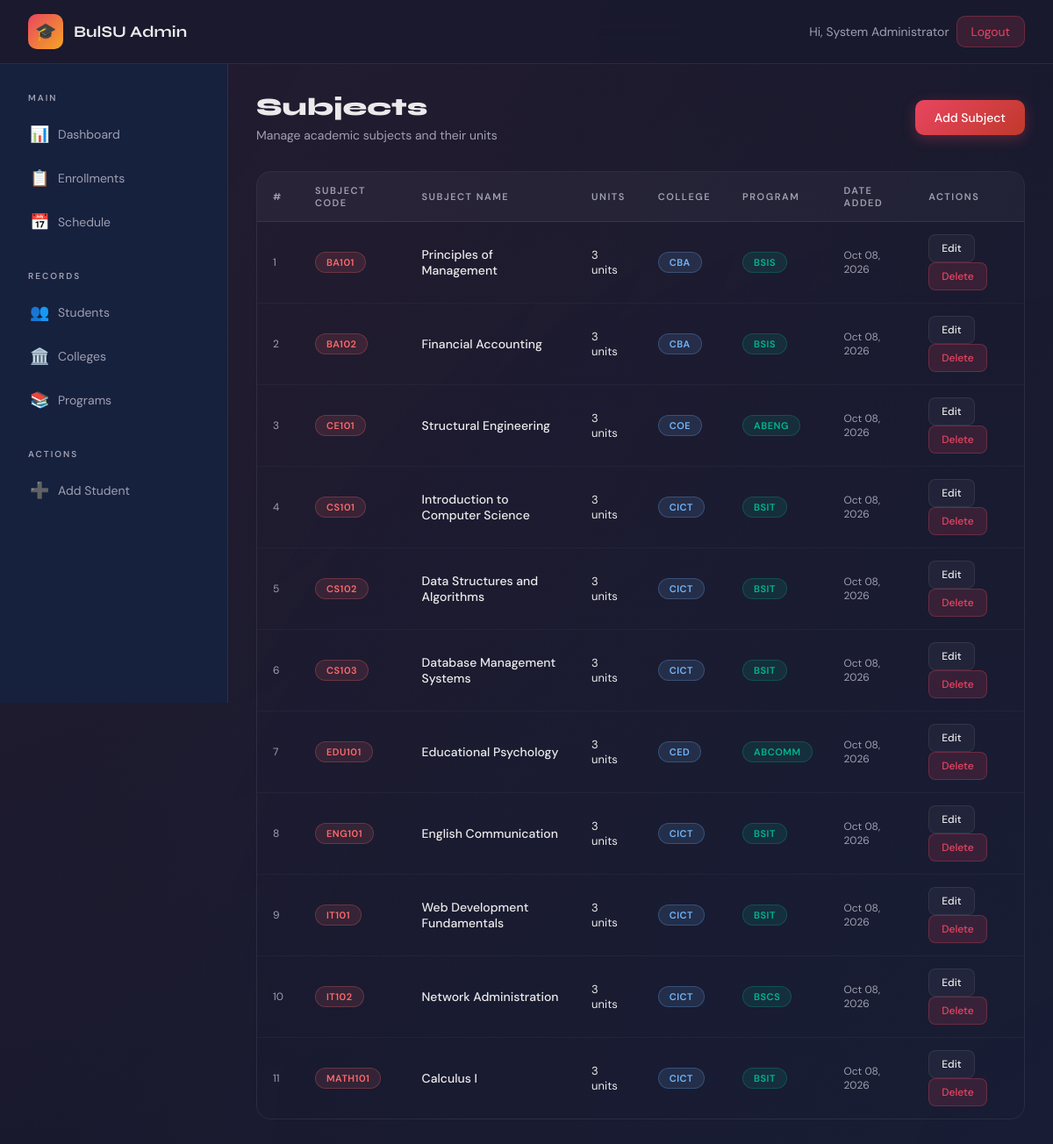
/admin/subjects.php (signed in), run on the app's committed database.
### tables this page shows
CREATE TABLE IF NOT EXISTS subjects (
    id INT AUTO_INCREMENT PRIMARY KEY,
    subject_code VARCHAR(20) NOT NULL,
    subject_name VARCHAR(150) NOT NULL,
    units INT NOT NULL DEFAULT 3,
    program_id INT,
    college_id INT,
    created_at TIMESTAMP DEFAULT CURRENT_TIMESTAMP,
    FOREIGN KEY (program_id) REFERENCES programs(id) ON DELETE CASCADE,
    FOREIGN KEY (college_id) REFERENCES colleges(id) ON DELETE CASCADE,
    UNIQUE KEY unique_subject_program (subject_code, program_id)
);

CREATE TABLE IF NOT EXISTS colleges (
    id INT AUTO_INCREMENT PRIMARY KEY,
    college_code VARCHAR(20) NOT NULL UNIQUE,
    college_name VARCHAR(150) NOT NULL,
    created_at TIMESTAMP DEFAULT CURRENT_TIMESTAMP
);

CREATE TABLE IF NOT EXISTS programs (
    id INT AUTO_INCREMENT PRIMARY KEY,
    program_code VARCHAR(20) NOT NULL UNIQUE,
    program_name VARCHAR(150) NOT NULL,
    college_id INT,
    created_at TIMESTAMP DEFAULT CURRENT_TIMESTAMP,
    FOREIGN KEY (college_id) REFERENCES colleges(id) ON DELETE SET NULL
);

### admin/subjects.php (the view, shortened to what this page needs)
<?php
$conn = getConnection();
$conn->query("CREATE TABLE IF NOT EXISTS subjects (
    id INT AUTO_INCREMENT PRIMARY KEY,
    subject_code VARCHAR(20) NOT NULL,
    subject_name VARCHAR(150) NOT NULL,
    units INT NOT NULL DEFAULT 3,
    program_id INT,
    college_id INT,
    created_at TIMESTAMP DEFAULT CURRENT_TIMESTAMP,
    FOREIGN KEY (program_id) REFERENCES programs(id) ON DELETE CASCADE,
    FOREIGN KEY (college_id) REFERENCES colleges(id) ON DELETE CASCADE,
    UNIQUE KEY unique_subject_program (subject_code, program_id)
)");
$subjects = $conn->query("
    SELECT s.*, p.program_name, p.program_code, c.college_name, c.college_code
    FROM subjects s
    LEFT JOIN programs p ON s.program_id = p.id
    LEFT JOIN colleges c ON s.college_id = c.id
    ORDER BY s.subject_code ASC
");
$rows = [];
while ($r = $subjects->fetch_assoc()) $rows[] = $r;
?>
<!DOCTYPE html>
<html lang="en">
<head>
<link rel="stylesheet" href="/enrollment_system/assets/css/style.css">
</head>
<body>
<div class="wrapper">
    <nav class="navbar">
        <a href="/enrollment_system/index.php" class="navbar-brand"><div class="logo-icon">🎓</div><span>BulSU Admin</span></a>
        <div class="navbar-nav">
            <span style="color:var(--text-muted);font-size:14px">Hi, <?= htmlspecialchars($_SESSION['admin_name'] ?? 'Admin') ?></span>
            <a href="/enrollment_system/admin/logout.php" class="nav-link btn-danger">Logout</a>
        </div>
    </nav>
    <div class="layout">
        <aside class="sidebar">
            <div class="sidebar-section">
                <div class="sidebar-label">Main</div>
                <a href="/enrollment_system/admin/dashboard.php" class="sidebar-link"><span class="icon">📊</span> Dashboard</a>
                <a href="/enrollment_system/admin/enrollments.php" class="sidebar-link"><span class="icon">📋</span> Enrollments</a>
                <a href="/enrollment_system/admin/schedules.php" class="sidebar-link"><span class="icon">📅</span> Schedule</a>
            </div>
            <div class="sidebar-section">
                <div class="sidebar-label">Records</div>
                <a href="/enrollment_system/admin/students.php" class="sidebar-link"><span class="icon">👥</span> Students</a>
                <a href="/enrollment_system/admin/colleges.php" class="sidebar-link"><span class="icon">🏛️</span> Colleges</a>
                <a href="/enrollment_system/admin/programs.php" class="sidebar-link"><span class="icon">📚</span> Programs</a>
            </div>
            <div class="sidebar-section">
                <div class="sidebar-label">Actions</div>
                <a href="/enrollment_system/admin/add_student.php" class="sidebar-link"><span class="icon">➕</span> Add Student</a>
            </div>
        </aside>
        <main class="main-content">
            <div class="page-header" style="display:flex;align-items:center;justify-content:space-between">
                <div>
                    <h1>Subjects</h1>
                    <p>Manage academic subjects and their units</p>
                </div>
                <button class="btn btn-primary" onclick="openAdd()">Add Subject</button>
            </div>
            <div class="table-wrapper">
                <table>
                    <thead>
                        <tr>
                            <th>#</th>
                            <th>Subject Code</th>
                            <th>Subject Name</th>
                            <th>Units</th>
                            <th>College</th>
                            <th>Program</th>
                            <th>Date Added</th>
                            <th>Actions</th>
                        </tr>
                    </thead>
                    <tbody id="subjectTable">
                    <?php foreach ($rows as $i => $s): ?>
                    <tr id="subj-row-<?= $s['id'] ?>">
                        <td style="color:var(--text-muted);font-size:12px"><?= $i+1 ?></td>
                        <td><span class="badge" style="background:rgba(255,107,107,0.12);color:#ff6b6b;border:1px solid rgba(255,107,107,0.25)"><?= htmlspecialchars($s['subject_code']) ?></span></td>
                        <td style="font-weight:500"><?= htmlspecialchars($s['subject_name']) ?></td>
                        <td style="font-size:13px"><?= $s['units'] ?> units</td>
                        <td>
                            <?php if ($s['college_code']): ?>
                            <span class="badge" style="background:rgba(116,185,255,0.12);color:#74b9ff;border:1px solid rgba(116,185,255,0.25)"><?= htmlspecialchars($s['college_code']) ?></span>
                            <?php else: ?><span style="color:var(--text-muted)">—</span><?php endif; ?>
                        </td>
                        <td>
                            <?php if ($s['program_code']): ?>
                            <span class="badge" style="background:rgba(0,184,148,0.12);color:var(--green);border:1px solid rgba(0,184,148,0.25)"><?= htmlspecialchars($s['program_code']) ?></span>
                            <?php else: ?><span style="color:var(--text-muted)">—</span><?php endif; ?>
                        </td>
                        <td style="color:var(--text-muted);font-size:12px"><?= date('M d, Y', strtotime($s['created_at'])) ?></td>
                        <td>
                            <button class="btn btn-ghost btn-sm" onclick="openEdit(<?= $s['id'] ?>, '<?= addslashes($s['subject_code']) ?>', '<?= addslashes($s['subject_name']) ?>', <?= $s['units'] ?>, <?= $s['college_id'] ?? 0 ?>, <?= $s['program_id'] ?? 0 ?>)">Edit</button>
                            <button class="btn btn-danger btn-sm" onclick="deleteSubject(<?= $s['id'] ?>)">Delete</button>
                        </td>
                    </tr>
                    <?php endforeach; ?>
                    </tbody>
                </table>
            </div>
        </main>
    </div>
</div>
</body>
</html>

### assets/css/style.css (style rules this page uses)
:root { --primary: #1a1a2e; --secondary: #16213e; --accent: #0f3460; --highlight: #e94560; --gold: #f5a623; --green: #00b894; --text: #eaeaea; --text-muted: #a0a0b0; --card-bg: rgba(255,255,255,0.04); --card-border: rgba(255,255,255,0.08); --input-bg: rgba(255,255,255,0.06); --shadow: 0 8px 32px rgba(0,0,0,0.4); --radius: 16px; --radius-sm: 10px; }
* { margin: 0; padding: 0; box-sizing: border-box; }
body { font-family: 'DM Sans', sans-serif; background: var(--primary); color: var(--text); min-height: 100vh; overflow-x: hidden; }
body::before { content: ''; position: fixed; top: -50%; left: -50%; width: 200%; height: 200%; background: radial-gradient(ellipse at 20% 20%, rgba(233,69,96,0.06) 0%, transparent 50%), radial-gradient(ellipse at 80% 80%, rgba(15,52,96,0.15) 0%, transparent 50%); pointer-events: none; z-index: 0; }
h1, h2, h3, h4 { font-family: 'Syne', sans-serif; }
.wrapper { position: relative; z-index: 1; }
.navbar { background: rgba(26,26,46,0.8); backdrop-filter: blur(20px); border-bottom: 1px solid var(--card-border); padding: 16px 32px; display: flex; align-items: center; justify-content: space-between; position: sticky; top: 0; z-index: 100; }
.navbar-brand { display: flex; align-items: center; gap: 12px; text-decoration: none; }
.navbar-brand .logo-icon { width: 40px; height: 40px; background: linear-gradient(135deg, var(--highlight), var(--gold)); border-radius: 10px; display: flex; align-items: center; justify-content: center; font-size: 20px; }
.navbar-brand span { font-family: 'Syne', sans-serif; font-weight: 700; font-size: 18px; color: var(--text); }
.navbar-nav { display: flex; align-items: center; gap: 8px; }
.nav-link { color: var(--text-muted); text-decoration: none; padding: 8px 16px; border-radius: var(--radius-sm); font-size: 14px; transition: all 0.2s; }
.nav-link.btn-danger { background: rgba(233,69,96,0.15); color: var(--highlight); border: 1px solid rgba(233,69,96,0.3); }
.layout { display: flex; min-height: calc(100vh - 72px); }
.sidebar { width: 260px; background: var(--secondary); border-right: 1px solid var(--card-border); padding: 32px 20px; flex-shrink: 0; position: sticky; top: 72px; height: calc(100vh - 72px); overflow-y: auto; }
.sidebar-section { margin-bottom: 32px; }
.sidebar-label { font-size: 10px; font-weight: 600; letter-spacing: 2px; text-transform: uppercase; color: var(--text-muted); margin-bottom: 12px; padding: 0 12px; }
.sidebar-link { display: flex; align-items: center; gap: 12px; padding: 11px 14px; border-radius: var(--radius-sm); color: var(--text-muted); text-decoration: none; font-size: 14px; transition: all 0.2s; margin-bottom: 4px; }
.sidebar-link .icon { font-size: 18px; width: 20px; text-align: center; }
.main-content { flex: 1; padding: 32px; overflow-x: hidden; }
.btn { display: inline-flex; align-items: center; gap: 8px; padding: 11px 22px; border-radius: var(--radius-sm); border: none; cursor: pointer; font-family: 'DM Sans', sans-serif; font-size: 14px; font-weight: 500; text-decoration: none; transition: all 0.2s; }
.btn-primary { background: linear-gradient(135deg, var(--highlight), #c0392b); color: white; box-shadow: 0 4px 15px rgba(233,69,96,0.3); }
.btn-danger { background: rgba(233,69,96,0.15); color: var(--highlight); border: 1px solid rgba(233,69,96,0.3); }
.btn-ghost { background: var(--card-bg); color: var(--text); border: 1px solid var(--card-border); }
.btn-sm { padding: 7px 14px; font-size: 12px; border-radius: 8px; }
.table-wrapper { overflow-x: auto; border-radius: var(--radius); border: 1px solid var(--card-border); }
table { width: 100%; border-collapse: collapse; }
thead tr { background: rgba(255,255,255,0.04); border-bottom: 1px solid var(--card-border); }
thead th { padding: 14px 18px; text-align: left; font-size: 11px; font-weight: 600; letter-spacing: 1.5px; text-transform: uppercase; color: var(--text-muted); }
tbody tr { border-bottom: 1px solid rgba(255,255,255,0.04); transition: background 0.15s; }
tbody tr:last-child { border-bottom: none; }
tbody td { padding: 14px 18px; font-size: 14px; color: var(--text); }
.badge { display: inline-flex; align-items: center; gap: 5px; padding: 4px 12px; border-radius: 20px; font-size: 11px; font-weight: 600; letter-spacing: 0.5px; text-transform: uppercase; }
.page-header { margin-bottom: 32px; }
.page-header h1 { font-size: 28px; font-weight: 800; margin-bottom: 6px; }
.page-header p { color: var(--text-muted); font-size: 14px; }

### data on the page
subjects: subject_code "BA101", subject_name "Principles of Management", units "3", college.college_code "CBA", program.program_code "BSIS", created_at "Oct 08, 2026"
subjects: subject_code "BA102", subject_name "Financial Accounting", units "3", college.college_code "CBA", program.program_code "BSIS", created_at "Oct 08, 2026"
subjects: subject_code "CE101", subject_name "Structural Engineering", units "3", college.college_code "COE", program.program_code "ABENG", created_at "Oct 08, 2026"
subjects: subject_code "CS101", subject_name "Introduction to Computer Science", units "3", college.college_code "CICT", program.program_code "BSIT", created_at "Oct 08, 2026"
subjects: subject_code "CS102", subject_name "Data Structures and Algorithms", units "3", college.college_code "CICT", program.program_code "BSIT", created_at "Oct 08, 2026"
subjects: subject_code "CS103", subject_name "Database Management Systems", units "3", college.college_code "CICT", program.program_code "BSIT", created_at "Oct 08, 2026"
subjects: subject_code "EDU101", subject_name "Educational Psychology", units "3", college.college_code "CED", program.program_code "ABCOMM", created_at "Oct 08, 2026"
subjects: subject_code "ENG101", subject_name "English Communication", units "3", college.college_code "CICT", program.program_code "BSIT", created_at "Oct 08, 2026"
subjects: subject_code "IT101", subject_name "Web Development Fundamentals", units "3", college.college_code "CICT", program.program_code "BSIT", created_at "Oct 08, 2026"
subjects: subject_code "IT102", subject_name "Network Administration", units "3", college.college_code "CICT", program.program_code "BSCS", created_at "Oct 08, 2026"
subjects: subject_code "MATH101", subject_name "Calculus I", units "3", college.college_code "CICT", program.program_code "BSIT", created_at "Oct 08, 2026"

### other printed values
$_SESSION['admin_name'] "System Administrator"
